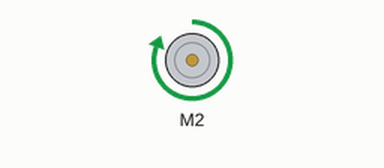
This sketch was run on a simulated Arduino Uno, built with avr-gcc and run on an emulated ATmega328P. Parts: DC motor (green arrow = forward, orange = backward, longer = faster).

Above: at 0.1 s.
Timing chart, 0 to 1.6 s (numbered marks = the images above):
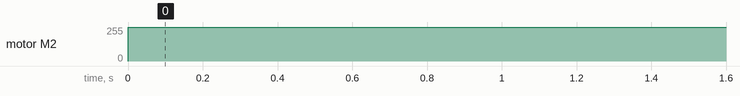

The sketch:

MotorDriving.ino
```cpp
#include <SparkFun_TB6612.h>

//Motor Driver
#define AIN1 2
#define AIN2 4
#define PWMA 3
#define STBY 5

Motor motor1 = Motor(AIN1, AIN2, PWMA, 1, STBY); //MAKE 1 OR NEGATIVE 1 DEPENDING

void setup() {
  // put your setup code here, to run once:
  Serial.begin(115200);

}

void loop() {

  // put your main code here, to run repeatedly:
  motor1.drive(255);


}
```

Measured:
- by itself, motor M2: stopped → forward 255/255 at 0.00 s
